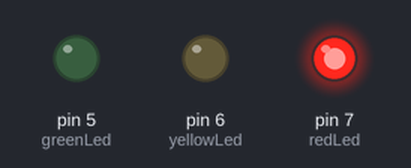
Bench run of a sketch on a simulated Arduino Uno, built with avr-gcc and run on an emulated ATmega328P. Shown: output pins drawn as LEDs (lit = HIGH).

Above: at 1.5 s.
At 4.5 s:
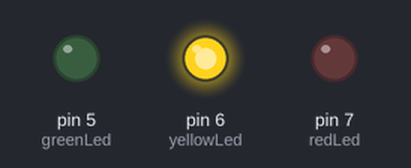
At 7.5 s:
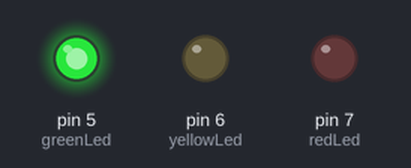
Timing chart, 0 to 11.7 s (numbered marks = the images above):
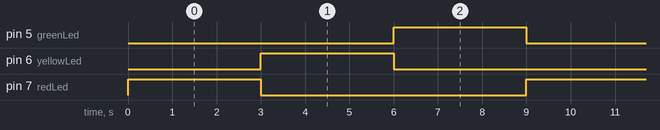

Measured:
- by itself, pin 5 (greenLed), pin 6 (yellowLed), pin 7 (redLed): alternates HIGH for 3.0 s and LOW for 6.0 s
- by itself, everything shown: repeats every 9.0 s, in 3 steps

The sketch:

simulasi_lampu_laluLintas.ino
```cpp
int redLed    = 7;
int yellowLed = 6;
int greenLed  = 5;


void setup() {
  pinMode(redLed,    OUTPUT);
  pinMode(yellowLed, OUTPUT);
  pinMode(greenLed,  OUTPUT);

}

void loop() {
  digitalWrite(redLed, HIGH);
  digitalWrite(yellowLed, LOW);
  digitalWrite(greenLed, LOW);
  delay(3000);


  digitalWrite(redLed, LOW);
  digitalWrite(yellowLed, HIGH);
  digitalWrite(greenLed, LOW);
  delay(3000);


   digitalWrite(redLed, LOW);
  digitalWrite(yellowLed, LOW);
  digitalWrite(greenLed, HIGH);
  delay(3000);
}
```
